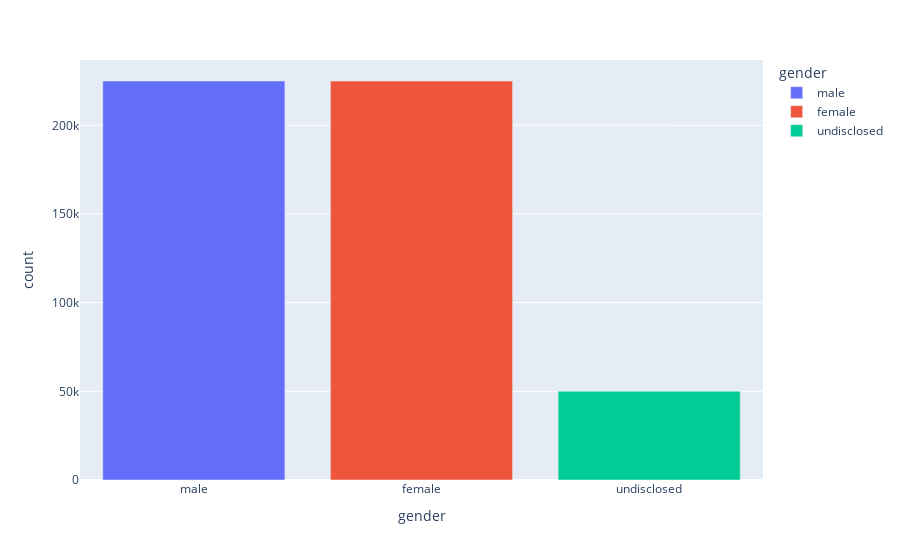

The notebook cell this image was saved under:
### Code cell
px.bar(gender_counts, x='gender', y='count', color='gender')

### Figure 1 — Plotly figure (JSON) as saved in the notebook; plotly's stock layout.template omitted (floating-point values rounded to 4 significant figures)
{"data": [{"alignmentgroup": "True", "hovertemplate": "gender=%{x}<br>count=%{y}<extra></extra>", "legendgroup": "male", "marker": {"color": "#636efa", "pattern": {"shape": ""}}, "name": "male", "offsetgroup": "male", "orientation": "v", "showlegend": true, "textposition": "auto", "type": "bar", "x": ["male"], "xaxis": "x", "y": [224979], "yaxis": "y"}, {"alignmentgroup": "True", "hovertemplate": "gender=%{x}<br>count=%{y}<extra></extra>", "legendgroup": "female", "marker": {"color": "#EF553B", "pattern": {"shape": ""}}, "name": "female", "offsetgroup": "female", "orientation": "v", "showlegend": true, "textposition": "auto", "type": "bar", "x": ["female"], "xaxis": "x", "y": [224946], "yaxis": "y"}, {"alignmentgroup": "True", "hovertemplate": "gender=%{x}<br>count=%{y}<extra></extra>", "legendgroup": "undisclosed", "marker": {"color": "#00cc96", "pattern": {"shape": ""}}, "name": "undisclosed", "offsetgroup": "undisclosed", "orientation": "v", "showlegend": true, "textposition": "auto", "type": "bar", "x": ["undisclosed"], "xaxis": "x", "y": [50074], "yaxis": "y"}], "layout": {"barmode": "relative", "legend": {"title": {"text": "gender"}, "tracegroupgap": 0}, "margin": {"t": 60}, "xaxis": {"anchor": "y", "categoryarray": ["male", "female", "undisclosed"], "categoryorder": "array", "domain": [0, 1], "title": {"text": "gender"}}, "yaxis": {"anchor": "x", "domain": [0, 1], "title": {"text": "count"}}}}
